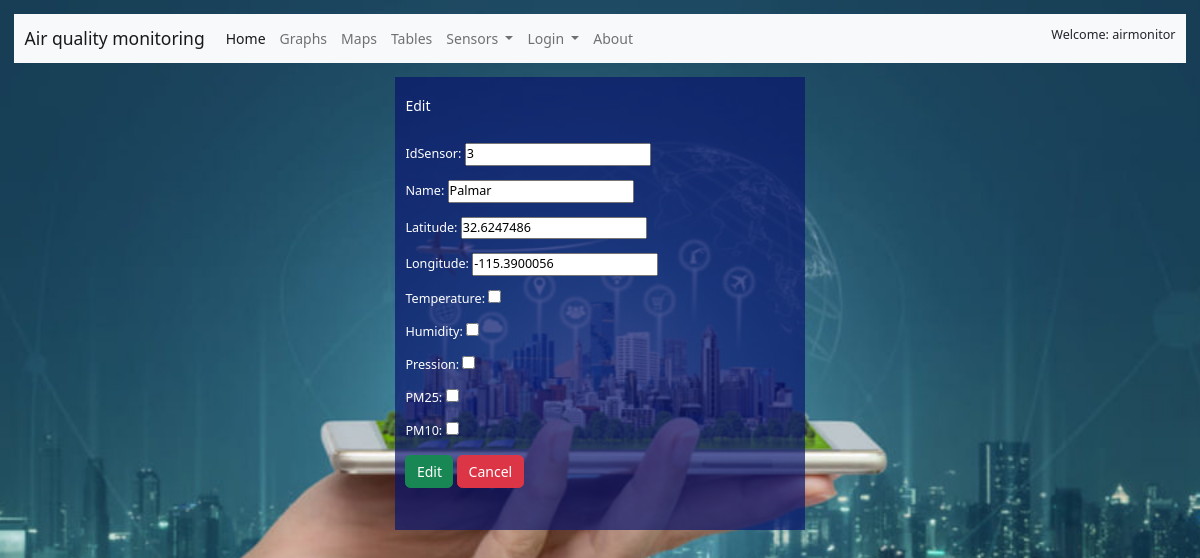
The app's page /sensors/3/edit/ (signed in) with its own data.
### sensors/models.py (models this page shows, shortened)
class Sensor(models.Model):
    idSensor = models.IntegerField(primary_key=True, null=False)
    name = models.CharField(max_length=10)
    Latitude = models.DecimalField(default=0, max_digits=10, decimal_places=7)
    Longitude =  models.DecimalField(default=0, max_digits=10, decimal_places=7)
    Temperature= models.BooleanField()
    Humidity= models.BooleanField()
    Pression= models.BooleanField()
    PM25= models.BooleanField()
    PM10= models.BooleanField()
    created_on = models.DateTimeField(auto_now_add=True)

### sensors/views.py (the view)
# urls.py: path('<int:pk>/edit/', SensorUpdateView.as_view(), name="sensor_edit"),
class SensorUpdateView(LoginRequiredMixin, UserPassesTestMixin,  UpdateView): #113
    template_name = "sensors/edit.html"
    model = Sensor
    fields = ["idSensor","name","Latitude","Longitude","Temperature","Humidity","Pression","PM25","PM10"]
    permission_required = "sensors.change_sensor"
    def test_func(self):
        if self.request.user.has_perm("sensors.change_sensor"):
            return 1
        else:
            return

### templates/sensors/edit.html (shortened to what this page needs)
{% extends 'base.html' %}
{% block content %}
<div class="container mt-3 table-dark main" style="width: 35%; ">
    <br>
    <h1>Edit</h1>
    <br>
    <form method="post" enctype="multipart/form-data">
        {{ form.as_p}}
        <input type="submit" value="Edit" class="btn btn-success">
        <a class="btn btn-danger" href="{% url 'sensor_list' %}">Cancel</a></li>
    </form>
    <br><br>
</div>
{% endblock content %}

### templates/base.html (shortened to what this page needs)
<!DOCTYPE html>
<html lang="en">
<head>
    <link href="https://cdn.jsdelivr.net/npm/bootstrap@5.2.1/dist/css/bootstrap.min.css" rel="stylesheet"
>
    <link rel="stylesheet" href="/static/css/style.css" type="text/css" media="all" title>
    <link rel="stylesheet" href="/static/css/style2.css" type="text/css" media="all" title>
</head>
<body>
    <nav class="navbar navbar-expand-lg navbar-light bg-light">
        <div class="container-fluid">
            <a class="navbar-brand" href="{%  url 'home' %}">Air quality monitoring</a>
            <div class="collapse navbar-collapse" id="navbarNavAltMarkup">
                <div class="navbar-nav">
                    <a class="nav-link active" aria-current="page" href="{%  url 'home' %}" accesskey="H">Home</a>
                    <a class="nav-link" href="{%  url 'measurements_graphs' %}" accesskey="G">Graphs</a>
                    <a class="nav-link" href="{%  url 'show_map' yy='2022-0-0'%}" accesskey="M">Maps</a>
                    <a class="nav-link" href="{%  url 'show_table' yy='2022-0-0'%}" accesskey="T">Tables</a>
                    {% if request.user.is_authenticated %}
                    <li class="nav-item dropdown">
                        <a class="nav-link dropdown-toggle" href="#" role="button" data-bs-toggle="dropdown"
                            aria-expanded="false" accesskey="S">
                            Sensors
                        </a>
                    </li>
                    {% endif %}
                    <li class="nav-item dropdown">
                        <a class="nav-link dropdown-toggle" href="#" role="button" data-bs-toggle="dropdown"
                            aria-expanded="false" accesskey="S">
                            Login
                        </a>
                    </li>
                    <a class="nav-link" href="{%  url 'about' %}">About</a>
                </div>
            </div>
            {% if request.user.is_authenticated %}
            <h2>Welcome: {{ request.user.username }} <h2>
                    {% endif %}
        </div>
    </nav>
    {% block content %}
    {% endblock content %}
</body>
</html>

### static/css/style.css (style rules this page uses)
html { font-size: 14px; }
body { background-size: cover; background-image: url("../images/fondo.jpg"); background-position: center center; background-repeat: no-repeat; background-attachment: fixed; background-color: rgb(13, 157, 157); }
h1 { font-size: 1rem; }
p, h2, h3 { font-size: .9rem; }
.main { text-align: left; background: rgba(10, 22, 110, 0.7); color: white; overflow: hidden }
@media all and (min-width: 800px) { .main { flex: 4 0px; } }
@media all and (min-width: 800px) { .main { order: 2; } }
body { padding: 1em; }

### static/css/style2.css (style rules this page uses)
* { margin: 0; padding: 0; box-sizing: border-box; }

### records on screen
Sensor: idSensor "3", name "Palmar", Latitude "32.6247486", Longitude "-115.3900056"

### other values on screen
{{ request.user.username }} "airmonitor"
